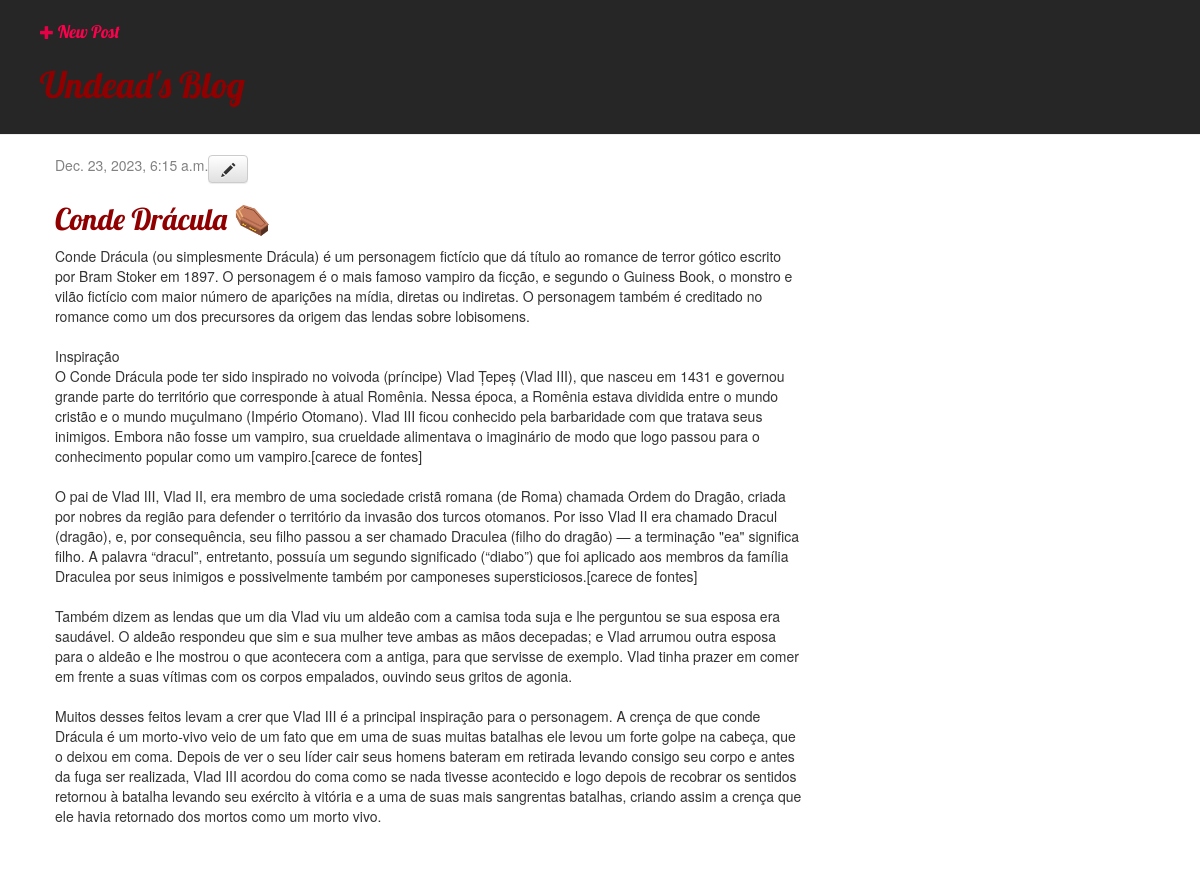
The app's page /post/1 (signed in) with its own data.
### blog/models.py (models this page shows, shortened)
class Post(models.Model):
  author = models.ForeignKey(settings.AUTH_USER_MODEL, on_delete = models.CASCADE)
  title = models.CharField(max_length = 200)
  text = models.TextField()
  created_date = models.DateTimeField(default = timezone.now)
  published_date = models.DateTimeField(blank = True, null = True)

### blog/views.py (the view)
# urls.py: path('post/<int:pk>', views.post_detail, name = 'post_detail'),
def post_detail(request, pk):
  post = get_object_or_404(Post, pk=pk)
  return render(request, 'blog/post_detail.html', {'post': post})

### blog/templates/blog/post_detail.html
{% extends 'blog/base.html' %}
{% block content %}
<div class="post">
   <div class="date-and-icon">
      {% if post.published_date %}
         <div class="date">
            {{ post.published_date }}
         </div>
      {% endif %}
     {% if user.is_authenticated %}
      <a class="btn btn-default" href="{% url 'post_edit' pk=post.pk %}">
         <span class="glyphicon glyphicon-pencil custom-pencil-icon"></span>
      </a>
     {% endif %}
   </div>
   <div class="title-detail">
      <h2>{{ post.title }}</h2>
   </div>
   <p>{{ post.text|linebreaksbr }}</p>
</div>
{% endblock %}

### blog/static/css/blog.css (style rules this page uses)
h1, h2, h3, h4 { font-family: 'Lobster', cursive; }
.date { color: #828282; float: right }
.post { margin-bottom: 70px; }
h1 a, h2 a, .title-detail { color: #900000; }
.date-and-icon { display: flex; align-items: right; }

### records on screen
Post: published_date "Dec. 23, 2023, 6:15 a.m.", title "Conde Drácula ⚰️", text "Conde Drácula (ou simplesmente Drácula) é um personagem fictício que dá título ao romance de terror gótico escrito por Bram Stoker em 1897. O personagem é o mais famoso vampiro da ficção, e segundo o Guiness Book, o monstro e vilão fictício com maior número de aparições na mídia, diretas ou indiretas. O personagem também é creditado no romance como um dos precursores da origem das lendas sobre lobisomens. Inspiração O Conde Drácula pode ter sido inspirado no voivoda (príncipe) Vlad Țepeș (Vlad III), que nasceu em 1431 e governou grande parte do território que corresponde à atual Romênia. Nessa época, a Romênia estava dividida entre o mundo cristão e o mundo muçulmano (Império Otomano). Vlad…"
